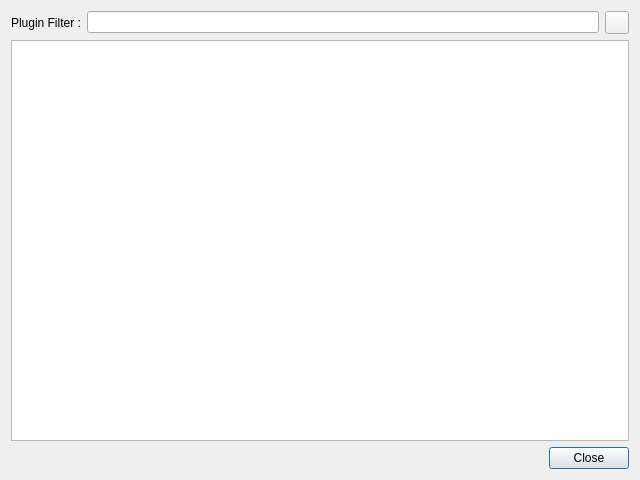
<?xml version="1.0" encoding="UTF-8"?>
<ui version="4.0">
 <class>PluginManager</class>
 <widget class="QDialog" name="PluginManager">
  <property name="geometry">
   <rect>
    <x>0</x>
    <y>0</y>
    <width>640</width>
    <height>480</height>
   </rect>
  </property>
  <property name="windowTitle">
   <string>Plugins Manager</string>
  </property>
  <property name="windowIcon">
   <iconset resource="../ressources.qrc">
    <normaloff>:/pyplugin/plugins.png</normaloff>:/pyplugin/plugins.png</iconset>
  </property>
  <layout class="QVBoxLayout" name="verticalLayout">
   <item>
    <layout class="QHBoxLayout" name="horizontalLayout">
     <item>
      <widget class="QLabel" name="lPluginFilter">
       <property name="sizePolicy">
        <sizepolicy hsizetype="Maximum" vsizetype="Preferred">
         <horstretch>0</horstretch>
         <verstretch>0</verstretch>
        </sizepolicy>
       </property>
       <property name="text">
        <string>Plugin Filter :</string>
       </property>
      </widget>
     </item>
     <item>
      <widget class="QLineEdit" name="leFilter"/>
     </item>
     <item>
      <widget class="QToolButton" name="tbClear">
       <property name="text">
        <string/>
       </property>
       <property name="icon">
        <iconset resource="../ressources.qrc">
         <normaloff>:/explorer/remove.png</normaloff>:/explorer/remove.png</iconset>
       </property>
      </widget>
     </item>
    </layout>
   </item>
   <item>
    <widget class="QListWidget" name="lwPlugins"/>
   </item>
   <item>
    <widget class="QDialogButtonBox" name="dbbButtons">
     <property name="standardButtons">
      <set>QDialogButtonBox::Close</set>
     </property>
    </widget>
   </item>
  </layout>
 </widget>
 <resources>
  <include location="../ressources.qrc"/>
 </resources>
 <connections>
  <connection>
   <sender>dbbButtons</sender>
   <signal>rejected()</signal>
   <receiver>PluginManager</receiver>
   <slot>reject()</slot>
   <hints>
    <hint type="sourcelabel">
     <x>590</x>
     <y>276</y>
    </hint>
    <hint type="destinationlabel">
     <x>570</x>
     <y>326</y>
    </hint>
   </hints>
  </connection>
 </connections>
</ui>
